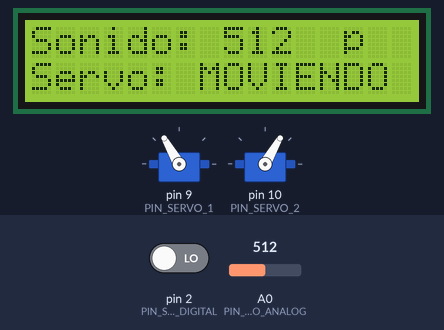
A sketch run on a simulated Arduino Nano, built with avr-gcc and run on an emulated ATmega328P. On the bench: 2 × servo, 16×2 character LCD. Inputs (shaded band) come from the test bench; at power-on: A0 (PIN_SONIDO_ANALOG) = 512, pin 2 (PIN_SONIDO_DIGITAL) LOW. What the sketch prints to the serial monitor is not drawn.

Above: at 2.7 s.
2.8 s: A0 (PIN_SONIDO_ANALOG) set to 410
At 3.03 s:
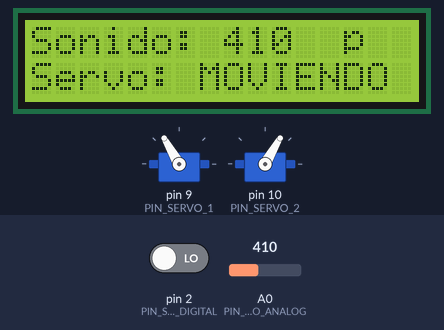
5.0 s: A0 (PIN_SONIDO_ANALOG) set to 387
At 7.7 s:
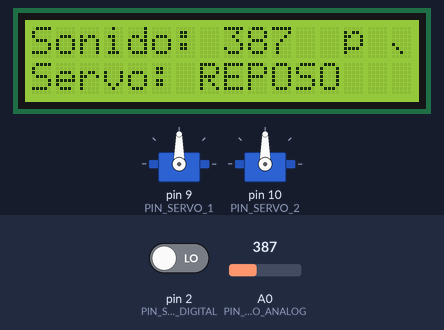
8.0 s: pin 2 (PIN_SONIDO_DIGITAL) driven HIGH
At 8.79 s:
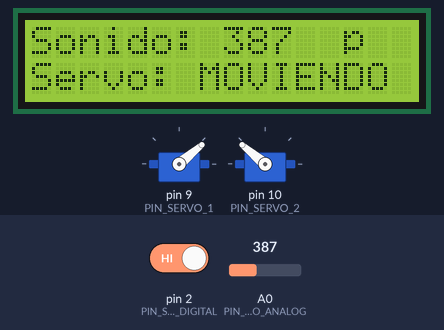
10.5 s: A0 (PIN_SONIDO_ANALOG) set to 306
At 10.69 s:
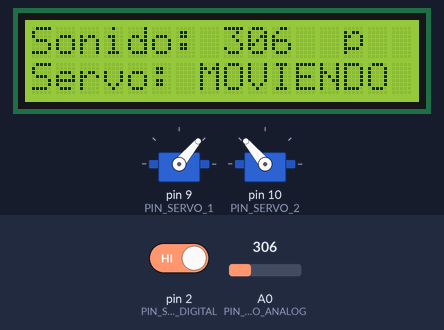
12.0 s: pin 2 (PIN_SONIDO_DIGITAL) driven LOW
At 14.5 s:
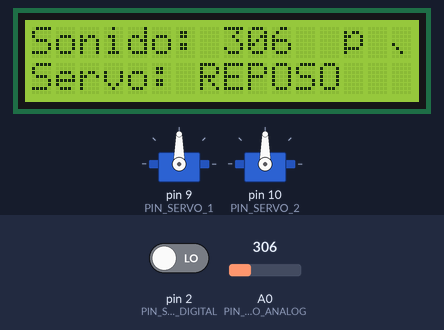
15.0 s: A0 (PIN_SONIDO_ANALOG) set to 511
At 15.79 s:
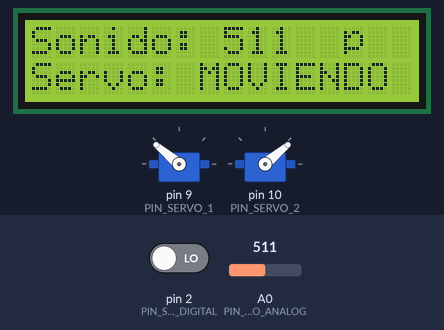
Timing chart, 0 to 17.5 s (numbered marks = the images above; inputs shaded):
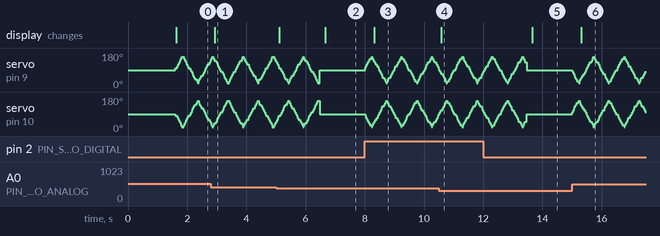

The sketch:

arduino_nano_base.ino
```cpp
/*
  ============================================================================
  PROYECTO ARDUINO NANO - SERVOMOTORES REACTIVOS AL SONIDO + LCD I2C
  ============================================================================
  Funcionamiento:
  - Los servomotores permanecen en posición de REPOSO (90°).
  - Al DETECTAR SONIDO (por pin digital o por superar el umbral analógico):
    Los servos se mueven/reaccionan activamente durante un tiempo.
  - La pantalla LCD muestra el nivel de sonido y el estado (REPOSO / REACTIVO).
  ============================================================================
*/

#include <Wire.h>
#include <LiquidCrystal_I2C.h>
#include <Servo.h>

// --- CONFIGURACIÓN DE PINES ---
const int PIN_SONIDO_ANALOG  = A0; // Entrada Analógica (nivel de ruido)
const int PIN_SONIDO_DIGITAL = 2;  // Entrada Digital (ajustada con el potenciómetro del sensor)

const int PIN_SERVO_1 = 9;  // Servo 1
const int PIN_SERVO_2 = 10; // Servo 2

// --- UMBRALES Y TIEMPOS ---
const int UMBRAL_SONIDO_ANALOG = 400;  // Umbral analógico (ajustar según el sensor)
const unsigned long TIEMPO_MOVIMIENTO = 1500; // Tiempo en ms que se mueven los servos al oír sonido

// --- OBJETOS Y VARIABLES ---
LiquidCrystal_I2C lcd(0x27, 16, 2);

Servo servo1;
Servo servo2;

unsigned long tiempoUltimoSonido = 0;
unsigned long tiempoAnteriorLCD = 0;
const long intervaloLCD = 200;

int anguloServo = 90;
bool direccionServo = true;
bool estadoMovimiento = false;

void setup() {
  Serial.begin(9600);

  pinMode(PIN_SONIDO_DIGITAL, INPUT);

  // Inicializar Servos en posición neutra (90 grados)
  servo1.attach(PIN_SERVO_1);
  servo2.attach(PIN_SERVO_2);
  servo1.write(90);
  servo2.write(90);

  // Inicializar Pantalla LCD I2C
  lcd.init();
  lcd.backlight();

  lcd.setCursor(0, 0);
  lcd.print(" ARDUINO NANO  ");
  lcd.setCursor(0, 1);
  lcd.print("Reactivo a Sonido");
  delay(1500);
  lcd.clear();
}

void loop() {
  unsigned long tiempoActual = millis();

  // 1. Lectura del Sensor de Sonido
  int nivelSonido = analogRead(PIN_SONIDO_ANALOG);
  bool sonidoDigital = (digitalRead(PIN_SONIDO_DIGITAL) == HIGH);

  // 2. Comprobar si hay sonido (por pin digital o umbral analógico)
  if (sonidoDigital || nivelSonido > UMBRAL_SONIDO_ANALOG) {
    tiempoUltimoSonido = tiempoActual; // Registrar tiempo de la última detección
  }

  // Evaluar si aún estamos dentro de la ventana de movimiento tras el sonido
  if (tiempoActual - tiempoUltimoSonido < TIEMPO_MOVIMIENTO) {
    estadoMovimiento = true;
  } else {
    estadoMovimiento = false;
  }

  // 3. Control de los Servomotores según la detección de sonido
  if (estadoMovimiento) {
    // Si hay sonido: Mover servos en barrido dinámico
    if (direccionServo) {
      anguloServo += 10;
      if (anguloServo >= 160) direccionServo = false;
    } else {
      anguloServo -= 10;
      if (anguloServo <= 20) direccionServo = true;
    }
    servo1.write(anguloServo);
    servo2.write(180 - anguloServo);
  } else {
    // Si HAY SILENCIO: Volver a posición de reposo (90°)
    anguloServo = 90;
    servo1.write(90);
    servo2.write(90);
  }

  // 4. Actualización de pantalla LCD y Monitor Serie sin bloquear (cada 200 ms)
  if (tiempoActual - tiempoAnteriorLCD >= intervaloLCD) {
    tiempoAnteriorLCD = tiempoActual;

    // Monitor Serie
    Serial.print("Sonido A0: ");
    Serial.print(nivelSonido);
    Serial.print(" | Digital D2: ");
    Serial.print(sonidoDigital ? "SI" : "NO");
    Serial.print(" | Estado: ");
    Serial.println(estadoMovimiento ? "MOVIENDO" : "REPOSO");

    // Fila 0 LCD: Nivel de sonido y señal visual
    lcd.setCursor(0, 0);
    lcd.print("Sonido: ");
    lcd.print(nivelSonido);
    lcd.print("    "); // Limpiar caracteres sobrantes

    lcd.setCursor(12, 0);
    if (estadoMovimiento) {
      lcd.print(" 🔊 ");
    } else {
      lcd.print(" 🤫 ");
    }

    // Fila 1 LCD: Estado de los servos
    lcd.setCursor(0, 1);
    if (estadoMovimiento) {
      lcd.print("Servo: MOVIENDO ");
    } else {
      lcd.print("Servo: REPOSO   ");
    }
  }

  delay(30); // Pausa suave para el movimiento de los servos
}
```

Measured:
- the behaviour switches between 401 and 400 on A0 (PIN_SONIDO_ANALOG) (found by bisection; images 1 and 2)
- after the input at 2.8 s, the display: changes after 0.13 s (image 1)
- after the input at 5.0 s, the display: first changes after 0.12 s (image 2 shows a later state)
- after the input at 10.5 s, the display: changes after 0.08 s (image 4)
- after the input at 12.0 s, the display: changes after 1.7 s (image 5)
